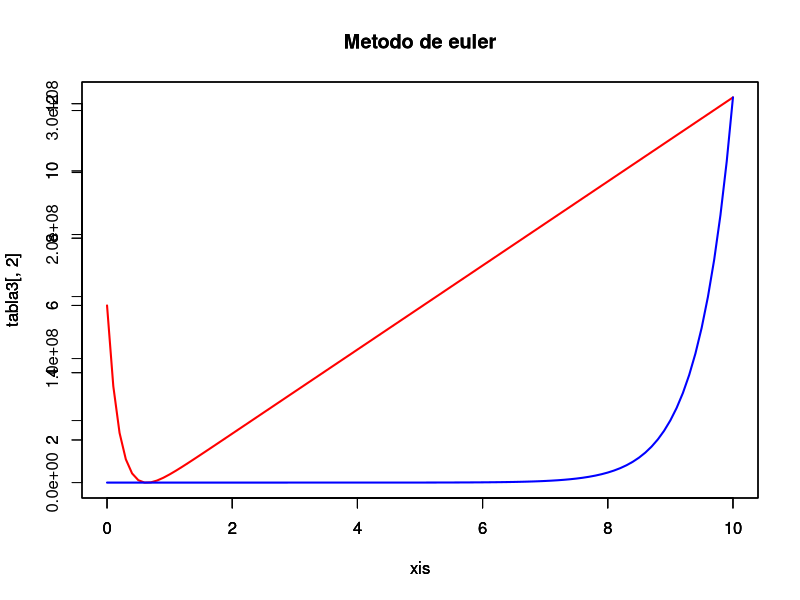

Here is the R script that generated this plot:
## ---- chunk 1
#Solucion punto 2
s=function(x,y) 3*x+2*y
s2=function(x,y) 5*x-4*y
x0=3
y0=6
euler1 = function(init, xis ,func) {
n = length(xis)
h = xis[2] - xis[1]
v.num = vector(length = n)
v.num[1] = init
for (j in 1:(n-1)) {
v.num [j+1] = v.num [j] +
h*func(xis[j], v.num[j]) }
v.num}
xis = seq(0,10,0.1)
#Solucion para s
sol=euler1(3, xis, s)
tabla = cbind(xis,sol)
colnames(tabla)=c("xi","Xi")
tabla
#Solucion para s2
sol2=euler1(6,xis,s2)
tabla2= cbind(xis,sol2)
colnames(tabla2)=c("xi","Xi")
tabla2
tabla3=tabla2
plot(xis,tabla3[,2],col="white")
par(new=T)
plot(xis,tabla3[,2],type="l",col="red",lwd="2",main="Metodo de euler")
tabla3=tabla
par(new=T)
plot(xis,tabla3[,2],type="l",col="blue",lwd="2",main="Metodo de euler")
